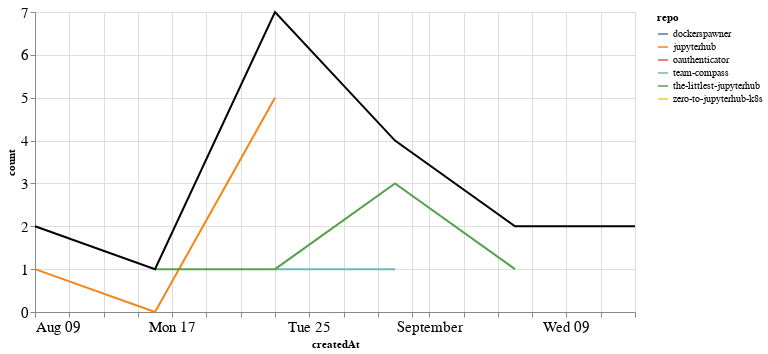

Write notebook code for a chart like this one.
### Markdown cell above
## Comments

### Code cell
comments_time = comments.groupby('repo').resample('W', on='createdAt').count()['author'].reset_index()
comments_time = comments_time.rename(columns={'author': 'count'})
comments_time_total = comments_time.groupby('createdAt').agg({"count": "sum"}).reset_index()
ch1 = alt.Chart(comments_time, width=600).mark_line().encode(
    x='createdAt',
    y='count',
    color='repo',
    tooltip="repo"
)

ch2 = alt.Chart(comments_time_total, width=600).mark_line(color="black").encode(
    x='createdAt',
    y='count',
)

ch1 + ch2

### Figure 1 — Vega-Lite specification as saved in the notebook (floating-point values rounded to 4 significant figures)
{"config": {"axisLeft": {"labelFontSize": 15}, "axisBottom": {"labelFontSize": 15}}, "layer": [{"data": {"name": "data-56e858f54f5bc2cc88b0a8a7ad134d4f"}, "mark": "line", "encoding": {"color": {"type": "nominal", "field": "repo"}, "tooltip": {"type": "nominal", "field": "repo"}, "x": {"type": "temporal", "field": "createdAt"}, "y": {"type": "quantitative", "field": "count"}}, "width": 600}, {"data": {"name": "data-ef7efe9604b84f8c4638a3b595e83bdc"}, "mark": {"type": "line", "color": "black"}, "encoding": {"x": {"type": "temporal", "field": "createdAt"}, "y": {"type": "quantitative", "field": "count"}}, "width": 600}], "$schema": "https://vega.github.io/schema/vega-lite/v4.8.1.json", "datasets": {"data-56e858f54f5bc2cc88b0a8a7ad134d4f": [{"repo": "dockerspawner", "createdAt": "2020-08-09T00:00:00", "count": 1}, {"repo": "jupyterhub", "createdAt": "2020-08-09T00:00:00", "count": 1}, {"repo": "jupyterhub", "createdAt": "2020-08-16T00:00:00", "count": 0}, {"repo": "jupyterhub", "createdAt": "2020-08-23T00:00:00", "count": 5}, {"repo": "oauthenticator", "createdAt": "2020-09-13T00:00:00", "count": 2}, {"repo": "team-compass", "createdAt": "2020-08-23T00:00:00", "count": 1}, {"repo": "team-compass", "createdAt": "2020-08-30T00:00:00", "count": 1}, {"repo": "the-littlest-jupyterhub", "createdAt": "2020-08-16T00:00:00", "count": 1}, {"repo": "the-littlest-jupyterhub", "createdAt": "2020-08-23T00:00:00", "count": 1}, {"repo": "the-littlest-jupyterhub", "createdAt": "2020-08-30T00:00:00", "count": 3}, {"repo": "the-littlest-jupyterhub", "createdAt": "2020-09-06T00:00:00", "count": 1}, {"repo": "zero-to-jupyterhub-k8s", "createdAt": "2020-09-06T00:00:00", "count": 1}], "data-ef7efe9604b84f8c4638a3b595e83bdc": [{"createdAt": "2020-08-09T00:00:00", "count": 2}, {"createdAt": "2020-08-16T00:00:00", "count": 1}, {"createdAt": "2020-08-23T00:00:00", "count": 7}, {"createdAt": "2020-08-30T00:00:00", "count": 4}, {"createdAt": "2020-09-06T00:00:00", "count": 2}, {"createdAt": "2020-09-13T00:00:00", "count": 2}]}}
